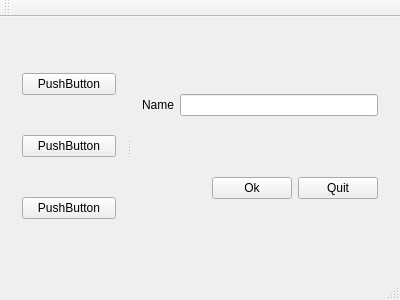
<?xml version="1.0" encoding="UTF-8"?>
<ui version="4.0">
 <class>MainWindow</class>
 <widget class="QMainWindow" name="MainWindow">
  <property name="geometry">
   <rect>
    <x>0</x>
    <y>0</y>
    <width>400</width>
    <height>300</height>
   </rect>
  </property>
  <property name="windowTitle">
   <string>MainWindow</string>
  </property>
  <widget class="QWidget" name="centralWidget">
   <layout class="QHBoxLayout" name="horizontalLayout_3">
    <item>
     <widget class="QSplitter" name="splitter">
      <property name="orientation">
       <enum>Qt::Horizontal</enum>
      </property>
      <widget class="QWidget" name="">
       <layout class="QVBoxLayout" name="verticalLayout_2">
        <item>
         <widget class="QPushButton" name="pushButton_3">
          <property name="text">
           <string>PushButton</string>
          </property>
         </widget>
        </item>
        <item>
         <widget class="QPushButton" name="pushButton_4">
          <property name="text">
           <string>PushButton</string>
          </property>
         </widget>
        </item>
        <item>
         <widget class="QPushButton" name="pushButton_5">
          <property name="text">
           <string>PushButton</string>
          </property>
         </widget>
        </item>
       </layout>
      </widget>
      <widget class="QWidget" name="">
       <layout class="QVBoxLayout" name="verticalLayout">
        <item>
         <layout class="QHBoxLayout" name="horizontalLayout">
          <item>
           <widget class="QLabel" name="label">
            <property name="text">
             <string>Name</string>
            </property>
            <property name="buddy">
             <cstring>lineEdit</cstring>
            </property>
           </widget>
          </item>
          <item>
           <widget class="QLineEdit" name="lineEdit"/>
          </item>
         </layout>
        </item>
        <item>
         <layout class="QHBoxLayout" name="horizontalLayout_2">
          <item>
           <spacer name="horizontalSpacer">
            <property name="orientation">
             <enum>Qt::Horizontal</enum>
            </property>
            <property name="sizeType">
             <enum>QSizePolicy::Expanding</enum>
            </property>
            <property name="sizeHint" stdset="0">
             <size>
              <width>40</width>
              <height>20</height>
             </size>
            </property>
           </spacer>
          </item>
          <item>
           <widget class="QPushButton" name="pushButton">
            <property name="text">
             <string>Ok</string>
            </property>
           </widget>
          </item>
          <item>
           <widget class="QPushButton" name="pushButton_2">
            <property name="text">
             <string>Quit</string>
            </property>
           </widget>
          </item>
         </layout>
        </item>
       </layout>
      </widget>
     </widget>
    </item>
   </layout>
  </widget>
  <widget class="QMenuBar" name="menuBar">
   <property name="geometry">
    <rect>
     <x>0</x>
     <y>0</y>
     <width>400</width>
     <height>22</height>
    </rect>
   </property>
  </widget>
  <widget class="QToolBar" name="mainToolBar">
   <attribute name="toolBarArea">
    <enum>TopToolBarArea</enum>
   </attribute>
   <attribute name="toolBarBreak">
    <bool>false</bool>
   </attribute>
  </widget>
  <widget class="QStatusBar" name="statusBar"/>
 </widget>
 <layoutdefault spacing="6" margin="11"/>
 <resources/>
 <connections/>
</ui>
